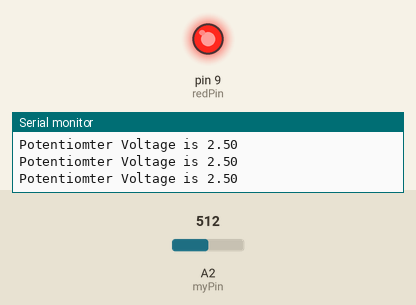
Recording of a sketch running on a simulated Arduino Uno, built with avr-gcc and run on an emulated ATmega328P. Shown: output pins drawn as LEDs (lit = HIGH), the last lines printed to the serial monitor. The inputs (shaded band) are chosen by the test bench; at power-on: A2 (myPin) = 512.

Above: at 1.2 s.
1.3 s: A2 (myPin) set to 426
2.8 s: A2 (myPin) set to 394
At 3.8 s:
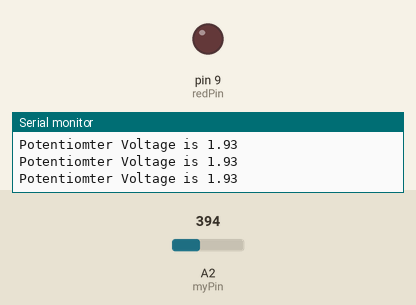
4.5 s: A2 (myPin) set to 511
At 5.1 s:
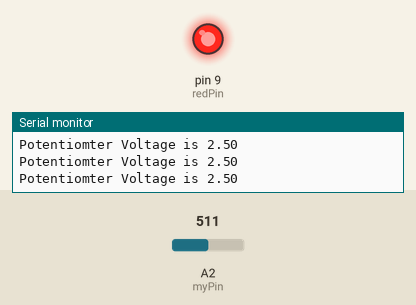
6.0 s: A2 (myPin) set to 306
At 6.4 s:
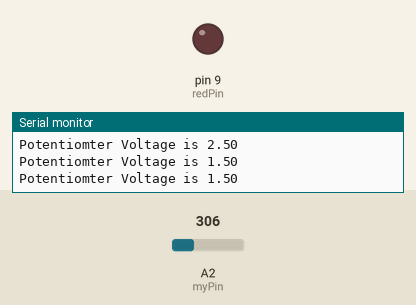
Timing chart, 0 to 8.5 s (numbered marks = the images above; inputs shaded):
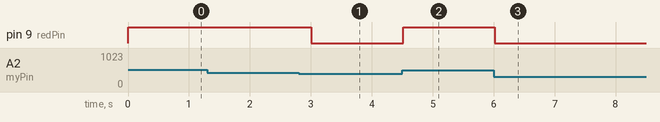

Measured:
- the behaviour switches between 410 and 409 on A2 (myPin) (found by bisection; images 0 and 1)
- after the input at 2.8 s, pin 9 (redPin): HIGH → LOW after 0.21 s
- after the input at 4.5 s, pin 9 (redPin): LOW → HIGH at once
- after the input at 6.0 s, pin 9 (redPin): HIGH → LOW at once

The sketch:

Lesson10_3.ino
```cpp
int myPin=A2;
int readVal;
float V2;
int dt=250;
int redPin=9;
void setup() {
  Serial.begin(115200);
  pinMode(myPin, INPUT);
  pinMode(redPin, OUTPUT);
}

void loop() {
  readVal=analogRead(myPin);
  V2=(5./1023.)*readVal;
  Serial.print("Potentiomter Voltage is ");
  Serial.println(V2);
  if(2.<V2 && V2<4.){digitalWrite(redPin,HIGH);};
  if(V2<2.|| 4.<V2){digitalWrite(redPin,LOW);};
  delay(dt);
}
```
